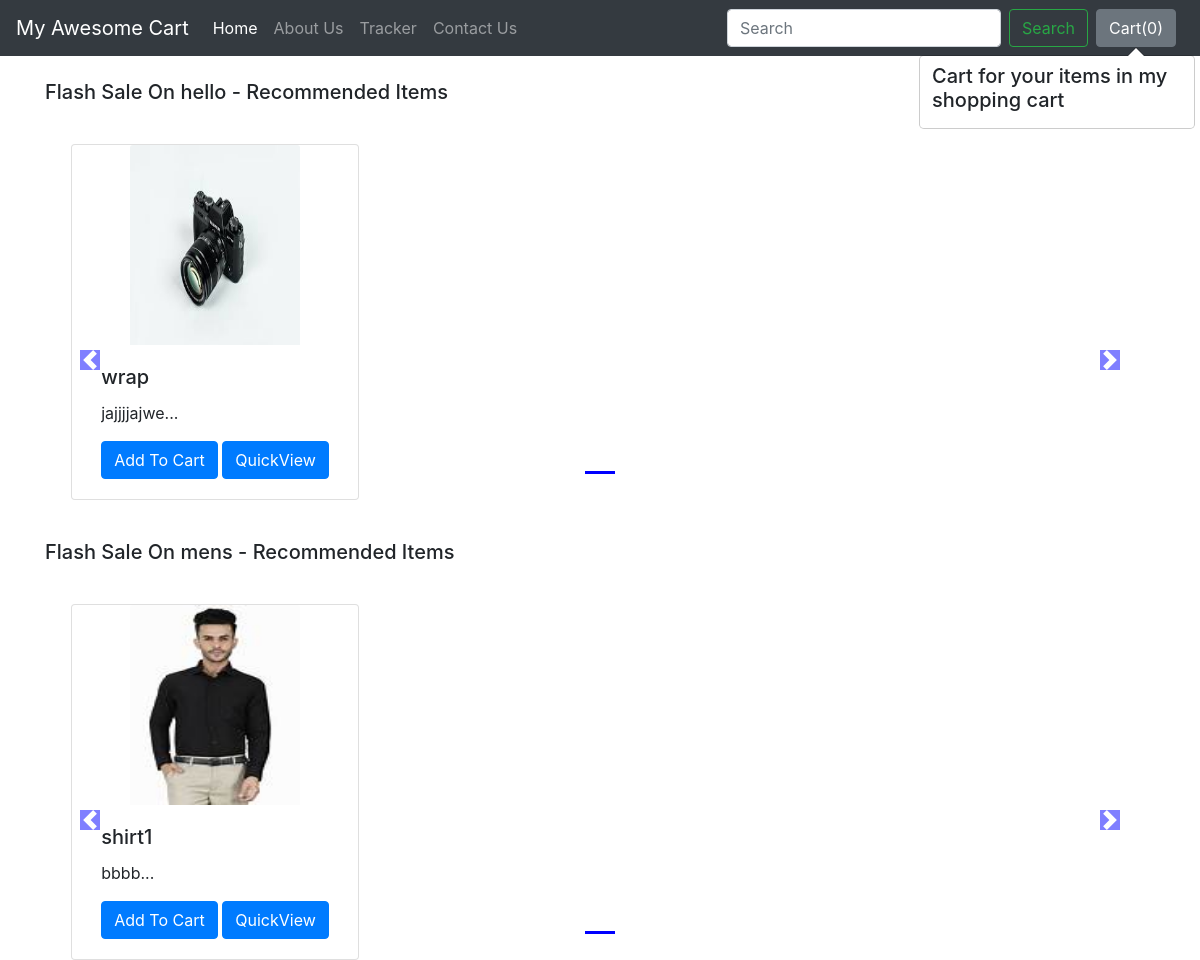
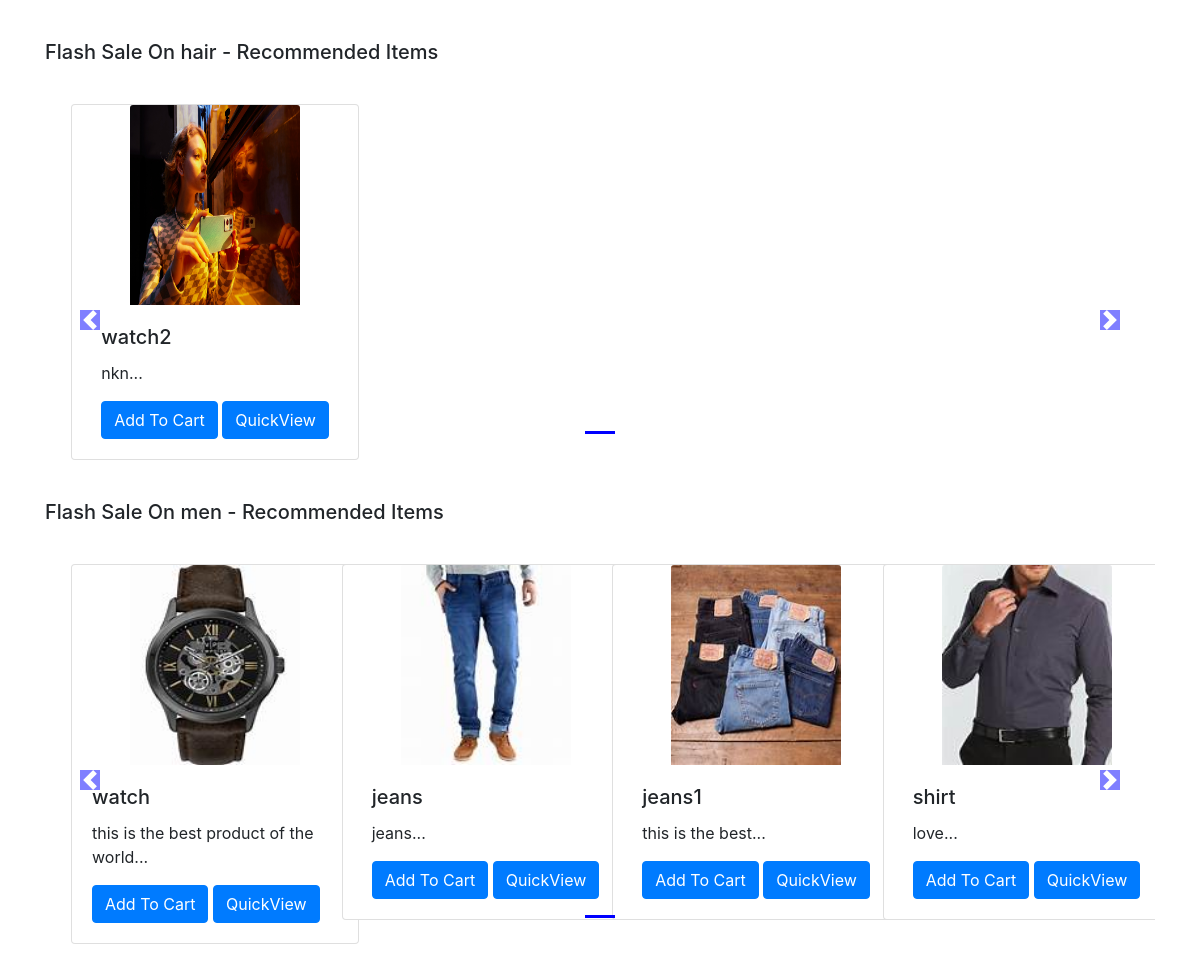
The app's page /shop/ with its own data (2 pictures, top to bottom).
### shop/models.py (models this page shows, shortened)
class Product(models.Model):
    product_id = models.AutoField
    product_name = models.CharField(max_length=50)
    category = models.CharField(max_length=50, default="")
    subcategory = models.CharField(max_length=50, default="")
    price = models.IntegerField(default=0)
    desc = models.CharField(max_length=300)
    pub_date = models.DateField()
    image = models.ImageField(upload_to='shop/images', default="")

### shop/views.py (the view)
# urls.py: path('', views.index, name="ShopHome"),
def index(request):
    allProds = []
    catprods = Product.objects.values('category', 'id')
    cats = {item['category'] for item in catprods}
    for cat in cats:
        prod = Product.objects.filter(category=cat)
        n = len(prod)
        nSlides = n // 4 + ceil((n / 4) - (n // 4))
        allProds.append([prod, range(1, nSlides), nSlides])
    params = {'allProds':allProds}
    return render(request, 'shop/index.html', params)

### shop/templates/shop/index.html (shortened to what this page needs)
{% extends 'shop/basic.html' %}
{% block body %}
{% load static %}
<div class="container">
    {% for product, range, nSlides in allProds %}
    <h5 class="my-4">Flash Sale On {{product.0.category}} - Recommended Items</h5>
    <div class="row">
        <div id="demo{{forloop.counter}}" class="col carousel slide my-3" data-ride="carousel">
            <ul class="carousel-indicators">
                <li data-target="#demo{{forloop.counter}}" data-slide-to="0" class="active"></li>
            </ul>
            <div class="container carousel-inner no-padding">
                <div class="carousel-item active">
                    {% for i in product %}
                    <div class="col-xs-3 col-sm-3 col-md-3">
                        <div class="card align-items-center" style="width: 18rem;">
                            <img src='/media/{{i.image}}' class="card-img-top" alt="...">
                            <div class="card-body">
                                <h5 class="card-title" id="namepr{{i.id}}">{{i.product_name}}</h5>
                                <p class="card-text">{{i.desc|slice:"0:53"}}...</p>
                                <span id="divpr{{i.id}}" class="divpr">
                                    <button id="pr{{i.id}}" class="btn btn-primary cart">Add To Cart</button>
                                </span>
                                <a href="/shop/products/{{i.id}}"><button id="qv{{i.id}}" class="btn btn-primary cart">QuickView</button></a>
                            </div>
                        </div>
                    </div>
                    {% endfor %}
                </div>
            </div>
        </div>
        <a class="carousel-control-prev" href="#demo{{forloop.counter}}" data-slide="prev">
            <span class="carousel-control-prev-icon"></span>
        </a>
        <a class="carousel-control-next" href="#demo{{forloop.counter}}" data-slide="next">
            <span class="carousel-control-next-icon"></span>
        </a>
    </div>
    {% endfor %}
</div>
{% endblock %}

### shop/templates/shop/basic.html (shortened to what this page needs)
<!doctype html>
<html lang="en">
  <head>
    <link rel="stylesheet" href="https://stackpath.bootstrapcdn.com/bootstrap/4.2.1/css/bootstrap.min.css">
  </head>
  <body>
    <nav class="navbar navbar-expand-lg navbar-dark bg-dark">
  <a class="navbar-brand" href="/shop">My Awesome Cart</a>
  <div class="collapse navbar-collapse" id="navbarSupportedContent">
    <ul class="navbar-nav mr-auto">
      <li class="nav-item active">
        <a class="nav-link" href="/shop">Home <span class="sr-only">(current)</span></a>
      </li>
      <li class="nav-item">
        <a class="nav-link" href="/shop/about">About Us</a>
      </li>
      <li class="nav-item">
        <a class="nav-link" href="/shop/tracker">Tracker</a>
      </li>
      <li class="nav-item">
        <a class="nav-link" href="/shop/contact">Contact Us</a>
      </li>
    </ul>
    <form class="form-inline my-2 my-lg-0">
      <input class="form-control mr-sm-2" type="search" placeholder="Search" aria-label="Search">
      <button class="btn btn-outline-success my-2 my-sm-0" type="submit">Search</button>
    </form>
    <button type="button" class="btn btn-secondary mx-2" id="popcart" data-container="body" data-toggle="popover" data-placement="bottom" data-html="true" data-content="Vivamus
sagittis lacus vel augue laoreet rutrum faucibus.">
  Cart(<span id="cart">0</span>)
</button>
  </div>
</nav>
  {% block body %} {% endblock %}
  </body>
</html>

### records on screen
Product: category "hello", image (picture), product_name "wrap", desc "jajjjjajwe"
Product: category "mens", image (picture), product_name "shirt1", desc "bbbb"
Product: category "hair", image (picture), product_name "watch2", desc "nkn"
Product: category "men", image (picture), product_name "watch", desc "this is the best product of the world"
Product: image (picture), product_name "jeans", desc "jeans"
Product: image (picture), product_name "jeans1", desc "this is the best"
Product: image (picture), product_name "shirt", desc "love"
